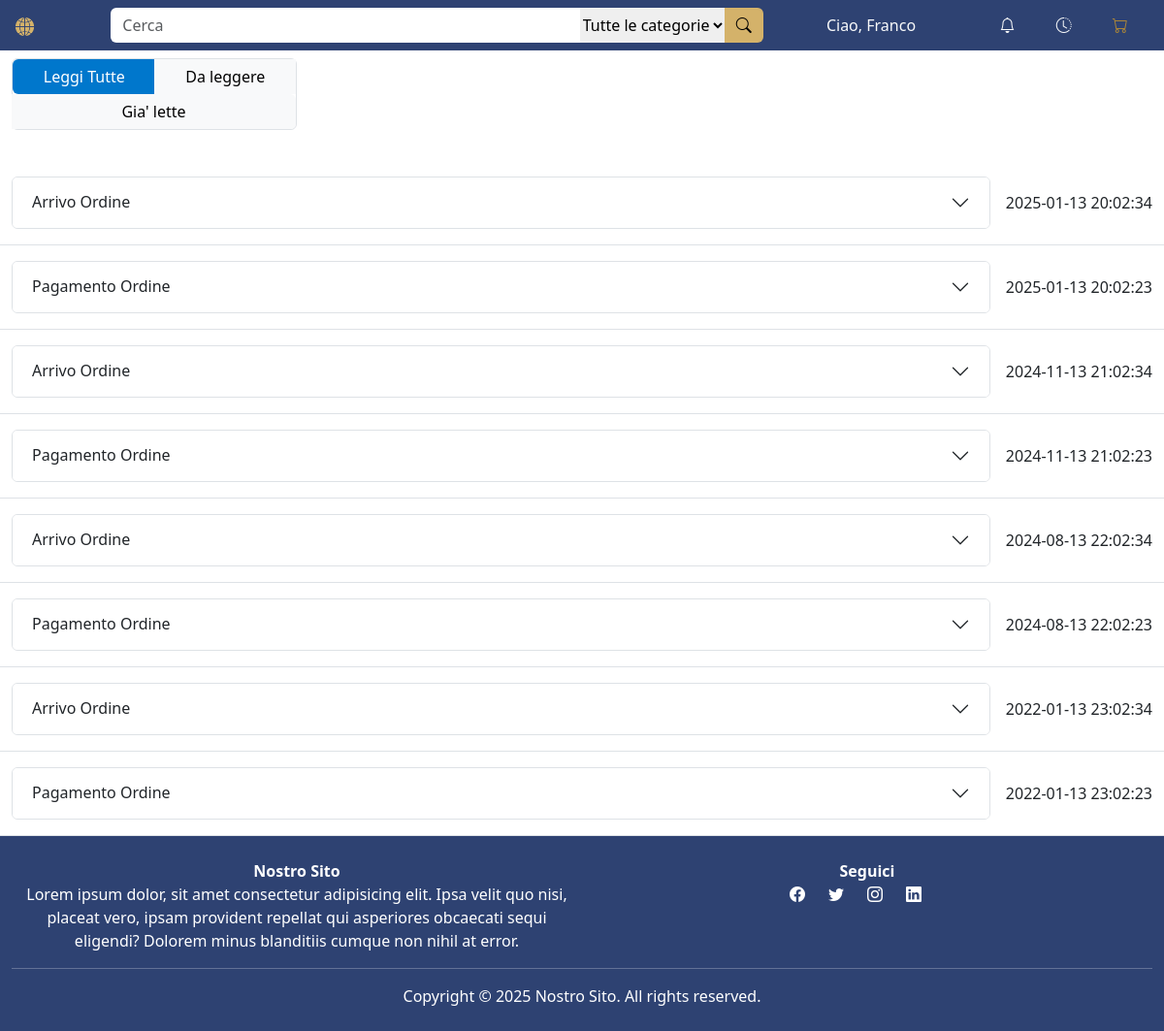
The page /notifiche.php (signed in) on the database its author committed.
### tables this page shows
create table NOTIFICA (
     codNotifica int not null auto_increment,
     messaggio varchar(255) not null,
     tipoNotifica varchar(20) not null,
     letto char not null,
     dataNotifica datetime not null,
     codUtente int not null,
     constraint ID_NOTIFICA_ID primary key (codNotifica));

### notifiche.php (called while the page is built, shortened)
<?php
require_once("bootstrap.php");
$templateParams["titolo"] = "Notifiche";
$templateParams["nome"] = "template-notifiche.php";
$templateParams["scripts"] = ["js/notifiche.js"];
$userId = getCurrentUserId();
$filter = !empty($_GET['filter']) ? $_GET['filter'] : null;
$templateParams["notifiche"] = $dbh->getFilteredNotifications($userId, $filter);
require("template/base.php");

### db/database.php (called while the page is built, shortened)
<?php
class DatabaseHelper
{
    private $db;
    public function __construct()
    {
        $this->db = new mysqli("localhost", "root", "", "twdatabase", 3306);
    }
    private function parametrizedQuery($query, $types, &$var1, &...$vars)
    {
        $stmt = $this->db->prepare($query);
        $stmt->bind_param($types, $var1, ...$vars);
        $stmt->execute();
        return $stmt->get_result()->fetch_all(MYSQLI_ASSOC);
    }
    public function getFilteredNotifications($userId, $notificationState = null)
    {
        $query = "SELECT *
              FROM NOTIFICA
              WHERE codUtente = ?";
        $params = [$userId];
        $types = "i";
        $query .= " ORDER BY dataNotifica DESC";
        return $this->parametrizedQuery($query, $types, ...$params);
    }
}

### bootstrap.php (called while the page is built, shortened)
<?php
require_once("utils/functions.php");
require_once("db/database.php");
$dbh = new DatabaseHelper();

### template/template-notifiche.php (the view, shortened to what this page needs)
<?php if (!empty($templateParams["notifiche"])) { ?>
    <div class="row justify-content-start align-items-center mb-4">
        <form action="notifiche.php?codNotifica=tutte" method="get">
            <div class="btn-group col-md-3 d-flex flex-wrap justify-content-md-start my-2 border">
                <button type="submit" name="codNotifica" value="tutte" class="col btn btn-custom-blue">
                    Leggi Tutte
                </button>
                <button id="btnUnread" type="button" class="col btn btn-light border-0"
                    onclick="filtraNotifiche('unread')">Da
                    leggere</button>
                <button id="btnRead" type="button" class="col btn btn-light border-0" onclick="filtraNotifiche('read')">Gia'
                    lette</button>
            </div>
        </form>
    </div>
<?php } ?>
<?php if (empty($templateParams["notifiche"])) { ?>
    <h1 class="text-center">Non ci sono notifiche</h1>
<?php } else { ?>
    <?php
    foreach ($templateParams["notifiche"] as $notifica):
        $codNotifica = $notifica["codNotifica"];
        ?>
        <div class="notification-item" data-filter="<?php echo $notifica['letto'] ? 'read' : 'unread'; ?>">
            <div class="row border-bottom py-3">
                <div class="col-12 d-flex align-items-center">
                    <div class="flex-grow-1">
                        <div class="accordion" id="accordionExample-<?php echo $codNotifica; ?>">
                            <div class="accordion-item">
                                <h2 class="accordion-header">
                                    <button class="accordion-button collapsed" type="button" data-bs-toggle="collapse"
                                        data-bs-target="#collapse<?php echo $codNotifica; ?>" aria-expanded="false"
                                        aria-controls="collapse<?php echo $codNotifica; ?>"
                                        onclick="leggiNotifica('<?php echo $codNotifica; ?>')">
                                        <?php echo htmlspecialchars($notifica["tipoNotifica"]); ?>
                                    </button>
                                </h2>
                            </div>
                        </div>
                    </div>
                    <div class="ms-3 text-nowrap">
                        <?php echo $notifica["dataNotifica"]; ?>
                    </div>
                </div>
            </div>
        </div>
    <?php endforeach;
} ?>

### css/style.css (style rules this page uses)
.btn.btn-custom-blue { background-color: #0077CC; color: #FFF; border: none; }

### rows shown on the page
notifica: tipoNotifica "Arrivo Ordine", dataNotifica "2025-01-13 20:02:34"
notifica: tipoNotifica "Pagamento Ordine", dataNotifica "2025-01-13 20:02:23"
notifica: tipoNotifica "Arrivo Ordine", dataNotifica "2024-11-13 21:02:34"
notifica: tipoNotifica "Pagamento Ordine", dataNotifica "2024-11-13 21:02:23"
notifica: tipoNotifica "Arrivo Ordine", dataNotifica "2024-08-13 22:02:34"
notifica: tipoNotifica "Pagamento Ordine", dataNotifica "2024-08-13 22:02:23"
notifica: tipoNotifica "Arrivo Ordine", dataNotifica "2022-01-13 23:02:34"
notifica: tipoNotifica "Pagamento Ordine", dataNotifica "2022-01-13 23:02:23"

### other values the page prints
getCurrentUserName() "Franco"
form field codCategoria "Tutte le categorie"
